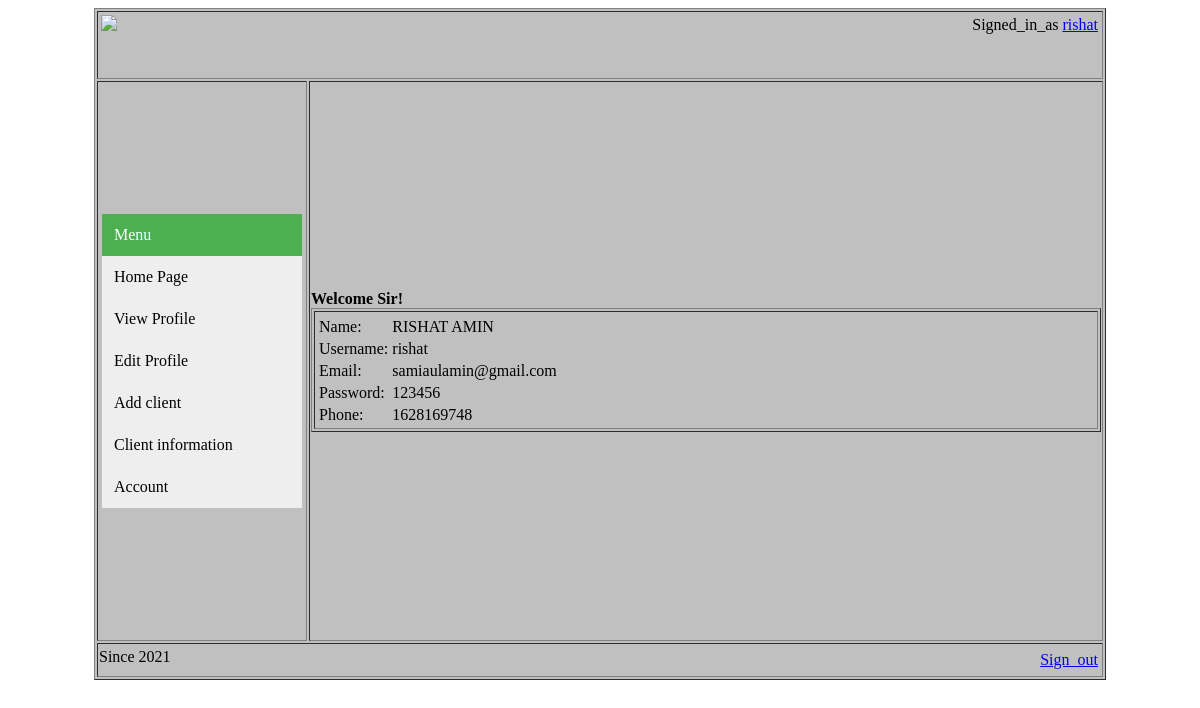
The app's page /Superadmin/view/sign_in_owner.php (signed in) with its own data.
### tables this page shows
CREATE TABLE `owner` (
  `id` int(100) NOT NULL,
  `name` varchar(100) NOT NULL,
  `username` varchar(100) NOT NULL,
  `email` varchar(100) NOT NULL,
  `password` varchar(100) NOT NULL,
  `phone` int(100) NOT NULL
);

### Superadmin/view/sign_in_owner.php (the view, shortened to what this page needs)
<!DOCTYPE html>
<html>
<head>
	 <link rel="stylesheet" type="text/css" href="../css/style.css">
</head>
<body>
	<form method="post" action="loginCheck.php">
	<table border="1" align="center">
		<tr>
			<td colspan="2">
             <img src="../pic/logo.png" height="60px" width="320px">
<table  align="right"  >
	<tr>
		<td>
			<label>Signed_in_as</label>
<a href="viewprof.php">
<?php
 echo $_SESSION['username'];
 ?>
	</a>
</td>
</tr>
	</table>
</td>
</tr>
		<tr>
			<td>
				<table>
				<tr>
<td class="vertical-menu">
  <a href="#" class="active">Menu</a>
 <a href="sign_in_owner.php">Home&nbspPage</a>
  <a href="viewprof.php">View&nbspProfile</a>
  <a href="edit_prof.php">Edit Profile</a>
 <a href="reg_form.php">Add client</a>
  <a href="client_info.php">Client information</a>
  <a href="account.php">Account</a>
</td>
</table>
			<td>
				<b>Welcome Sir!</b> <table align="right"><table>
					<table border="1" align="center" width="790px">
						<tr>
						<td>
<?php
	$con=mysqli_connect('localhost','root','','project');
           $sql='select * from owner';
           $result=mysqli_query($con,$sql);
          echo "<table>
               <tr>
               </tr>";
      while($row=mysqli_fetch_assoc($result))
           {
            echo
            "<tr>
               <td >Name:</td>
               <td >{$row['name']}</td>
               </tr>
               <tr>
                <td >Username:</td>
               <td >{$row['username']}</td>
               </td>
               <tr>
               <td >Email:</td>
               <td>{$row['email']}</td>
               </tr>
               <tr>
                <td >Password:</td>
               <td >{$row['password']}</td>
               </tr>
               <tr>
               <td >Phone:</td>
               <td >{$row['phone']}</td>
               </tr>";
         }
         echo "</table>";
         ?>
						</td>
						</tr>
				</table>
         <tr>
			<td colspan="2" height="30px">
				Since 2021
				<table align="right">
					<td>
			<a href="../controller/logout.php">Sign_out</a>
			</td>
		</tr>
</body>
</html>

### Superadmin/css/style.css (style rules this page uses)
table { background-color: #C0C0C0; }
.vertical-menu { width: 200px; height: 550px; overflow-y: auto; }
.vertical-menu a { background-color: #eee; color: black; display: block; padding: 12px; text-decoration: none; }
.vertical-menu a.active { background-color: #4CAF50; color: white; }

### records on screen
owner: name "RISHAT AMIN", username "rishat", email "samiaulamin@gmail.com", password "123456", phone "1628169748"

### other values on screen
$_SESSION['username'] "rishat"
